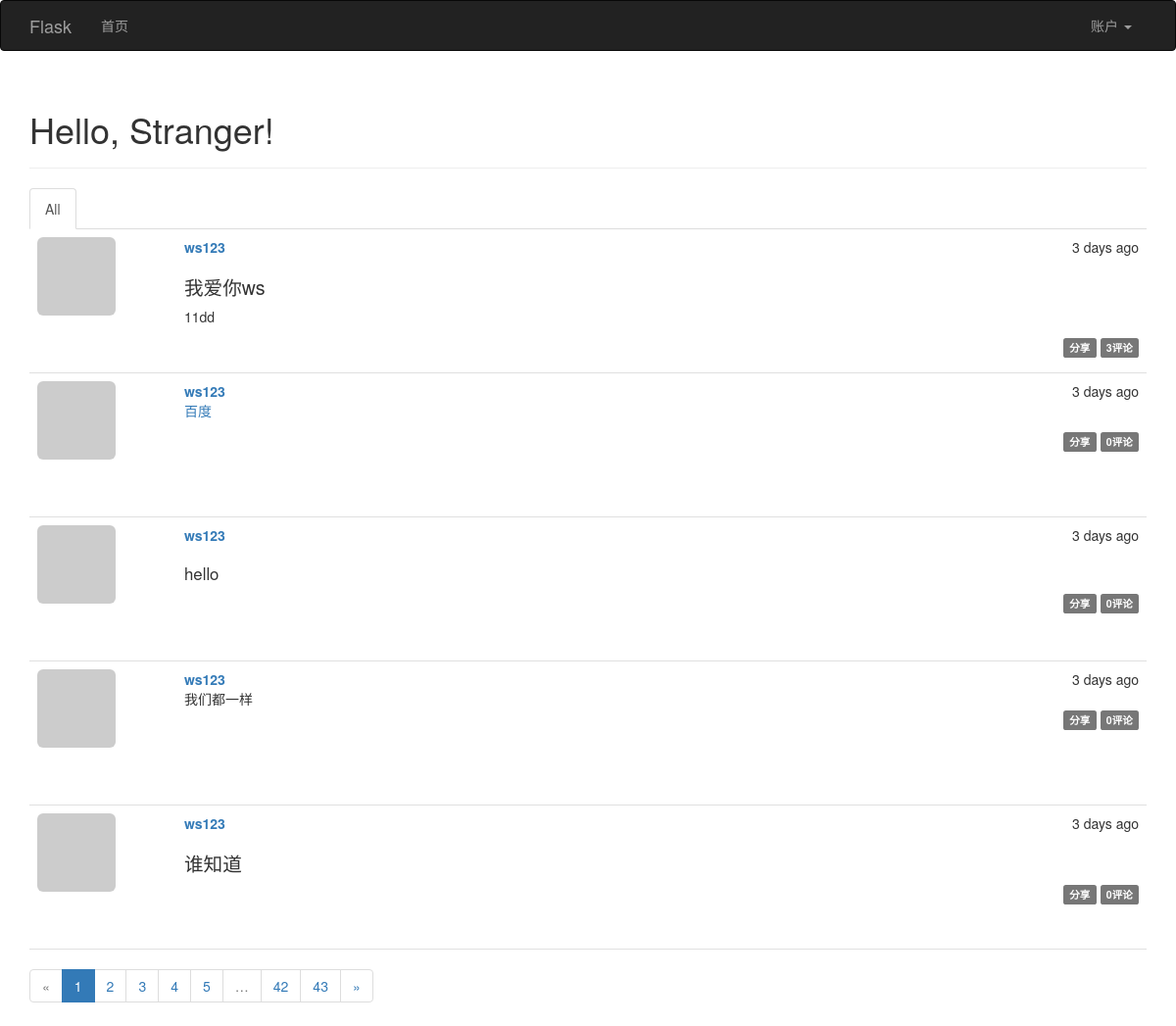
The page / on the database its author committed.
### app/models.py (models this page shows, shortened)
class Post(db.Model):
    __tablename__='posts'
    id=db.Column(db.Integer,primary_key=True)
    body=db.Column(db.Text)
    timestamp=db.Column(db.DateTime,index=True,default=datetime.utcnow)
    author_id=db.Column(db.Integer,db.ForeignKey('users.id'))
    body_html=db.Column(db.Text)
    comments=db.relationship('Comment',backref='post',lazy='dynamic')

class User(UserMixin,db.Model):
    __tablename__='users'
    id=db.Column(db.Integer,primary_key=True)
    email=db.Column(db.String(64),unique=True,index=True)
    username=db.Column(db.String(64),unique=True,index=True)
    password_hash=db.Column(db.String(128))
    role_id=db.Column(db.Integer,db.ForeignKey('roles.id'))
    posts=db.relationship('Post',backref='author',lazy='dynamic')
    confirmed=db.Column(db.Boolean,default=False)
    name=db.Column(db.String(64))
    location=db.Column(db.String(64))
    about_me=db.Column(db.Text())
    member_since=db.Column(db.DateTime(),default=datetime.utcnow)
    last_seen=db.Column(db.DateTime(),default=datetime.utcnow)
    avatar_hash=db.Column(db.String(64))
    comments=db.relationship('Comment',backref='author',lazy='dynamic')
    followed = db.relationship('Follow',
                               foreign_keys=[Follow.follower_id],
                               backref=db.backref('follower', lazy='joined'),
                               lazy='dynamic',
                               cascade='all, delete-orphan')
    followers = db.relationship('Follow',
                                foreign_keys=[Follow.followed_id],
                                backref=db.backref('followed', lazy='joined'),
                                lazy='dynamic',
                                cascade='all, delete-orphan')
    @property
    def password(self):
        raise AttributeError('密码不可读')
    def gravatar(self,size=100,default='identicon',rating='g'):
        if request.is_secure:
            url='https://secure.gravatar.com/avatar'
        else:
            url='http://www.gravatar.com/avatar'
        hashurl=self.avatar_hash  or hashlib.md5(self.email.encode('utf-8')).hexdigest()
        return '{url}/{hash}?s={size}&r={rating}&d={default}'.format(url=url,hash=hashurl,size=size,rating=rating,default=default)

### app/main/views.py (the view)
@main.route('/',methods=['GET','POST'])
def index():
    form=PostForm()
    if current_user.can(Permission.WRITE_ARTICLES) and form.validate_on_submit():
        post=Post(body=form.body.data,author_id=current_user.id)
        db.session.add(post)
        return redirect(url_for('main.index'))
    show_followed=False
    if current_user.is_authenticated:
        show_followed=bool(request.cookies.get('show_followed',''))
    if show_followed:
        query_1=current_user.followed_posts
    else:
        query_1=Post.query
    page=request.args.get('page',1,type=int)
    pagination=query_1.order_by(Post.timestamp.desc()).paginate(
        page,per_page=current_app.config['FLASKY_POSTS_PER_PAGE'],error_out=False
    )
    posts=pagination.items
    return render_template('index.html',form=form,posts=posts,pagination=pagination)

### app/auth/views.py (called while the page is built)
@auth.before_app_request
def before_request():
    if current_user.is_authenticated:
        current_user.ping()
        if not current_user.confirmed \
            and request.endpoint[:5] != 'auth.' \
            and request.endpoint != 'static':
            return redirect(url_for('auth.unconfirmed'))

### app/main/__init__.py (called while the page is built)
@main.app_context_processor
def inject_permissions():
    return dict(Permission=Permission)

### app/models.py (called while the page is built)
    def can(self,permissions):
        return False

    def is_administrator(self):
        return False

### app/templates/index.html (shortened to what this page needs)
{% extends "base.html" %}
{% import 'bootstrap/wtf.html' as wtf %}
{% import "_macros.html" as macros %}
{% block page_content %}
<div class="page-header">
    <h1>Hello,{%if current_user.is_authenticated %}{{current_user.username}}
        {%else%}
        Stranger!
        {%endif %}</h1>
</div>
<div class="post-tabs">
    <ul class="nav nav-tabs">
        <li {% if not show_followed %} class="active"{% endif %}><a href="{{ url_for('.show_all') }}">All</a></li>
    </ul>
    {% include '_posts.html' %}
</div>
{% if pagination and pagination.total>5 %}
    <div class="'pagination">
        {{macros.pagination_widget(pagination,'.index')}}
    </div>
{% endif %}
{% endblock %}

### app/templates/_posts.html (shortened to what this page needs)
<ul class="posts">
    {% for post in posts %}
    <li class="post">
        <div class="post-thumbnail">
            <a href="{{ url_for('.user', username=post.author.username) }}">
                <img class="img-rounded profile-thumbnail" src="{{ post.author.gravatar(size=100) }}">
            </a>
        </div>
        <div class="post-content">
            <div class="post-date">{{ moment(post.timestamp).fromNow() }}</div>
            <div class="post-author"><a href="{{ url_for('.user', username=post.author.username) }}">{{ post.author.username }}</a></div>
            <div class="post-body">
                {% if post.body_html %}
                    {{post.body_html | safe}}
                {% else %}
                {{ post.body }}
                {% endif %}
            </div>
            <div class="post-footer">
                <a href="{{url_for('.post',id=post.id,_external=True)}}"><span class="label label-default">分享</span></a>
                <a href="{{url_for('.post',id=post.id)}}#comments"><span class="label label-default">{{post.comments.count()}}评论</span></a>
            </div>
        </div>
    </li>
    {% endfor %}
</ul>

### app/static/styles.css (style rules this page uses)
.profile-thumbnail { position: absolute; }
div.post-tabs { margin-top: 16px; }
ul.posts { list-style-type: none; padding: 0px; margin: 16px 0px 0px 0px; border-top: 1px solid #e0e0e0; }
div.post-tabs ul.posts { margin: 0px; border-top: none; }
ul.posts li.post { padding: 8px; border-bottom: 1px solid #e0e0e0; }
div.post-date { float: right; }
div.post-author { font-weight: bold; }
div.post-thumbnail { position: absolute; }
div.post-content { margin-left: 150px; min-height: 130px; }
div.post-footer { text-align: right; }
.post-body h1 { font-size: 140%; }
.post-body h3 { font-size: 120%; }

### rows shown on the page
Post: timestamp "3 days ago", author.username "ws123", body_html "我爱你ws 11dd", comments.count "3"
Post: timestamp "3 days ago", author.username "ws123", body_html "百度", comments.count "0"
Post: timestamp "3 days ago", author.username "ws123", body_html "hello", comments.count "0"
Post: timestamp "3 days ago", author.username "ws123", body_html "我们都一样", comments.count "0"
Post: timestamp "3 days ago", author.username "ws123", body_html "谁知道", comments.count "0"

### other values the page prints
{{ p }} "1"
{{ p }} "2" "3" "4" "5" "42" "43"
